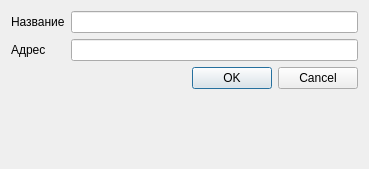
<?xml version="1.0" encoding="UTF-8"?>
<ui version="4.0">
 <class>add_cafe_interface_Dialog</class>
 <widget class="QDialog" name="add_cafe_interface_Dialog">
  <property name="geometry">
   <rect>
    <x>0</x>
    <y>0</y>
    <width>369</width>
    <height>169</height>
   </rect>
  </property>
  <property name="windowTitle">
   <string>Dialog</string>
  </property>
  <layout class="QGridLayout" name="gridLayout">
   <item row="0" column="0">
    <layout class="QFormLayout" name="formLayout">
     <item row="0" column="0">
      <widget class="QLabel" name="label">
       <property name="text">
        <string>Название</string>
       </property>
      </widget>
     </item>
     <item row="0" column="1">
      <widget class="QLineEdit" name="name_edit"/>
     </item>
     <item row="1" column="0">
      <widget class="QLabel" name="label_2">
       <property name="text">
        <string>Адрес</string>
       </property>
      </widget>
     </item>
     <item row="1" column="1">
      <widget class="QLineEdit" name="adress_edit"/>
     </item>
     <item row="2" column="1">
      <widget class="QDialogButtonBox" name="buttonBox">
       <property name="orientation">
        <enum>Qt::Orientation::Horizontal</enum>
       </property>
       <property name="standardButtons">
        <set>QDialogButtonBox::StandardButton::Cancel|QDialogButtonBox::StandardButton::Ok</set>
       </property>
      </widget>
     </item>
    </layout>
   </item>
  </layout>
 </widget>
 <resources/>
 <connections>
  <connection>
   <sender>buttonBox</sender>
   <signal>accepted()</signal>
   <receiver>add_cafe_interface_Dialog</receiver>
   <slot>accept()</slot>
   <hints>
    <hint type="sourcelabel">
     <x>248</x>
     <y>254</y>
    </hint>
    <hint type="destinationlabel">
     <x>157</x>
     <y>274</y>
    </hint>
   </hints>
  </connection>
  <connection>
   <sender>buttonBox</sender>
   <signal>rejected()</signal>
   <receiver>add_cafe_interface_Dialog</receiver>
   <slot>reject()</slot>
   <hints>
    <hint type="sourcelabel">
     <x>316</x>
     <y>260</y>
    </hint>
    <hint type="destinationlabel">
     <x>286</x>
     <y>274</y>
    </hint>
   </hints>
  </connection>
 </connections>
</ui>
